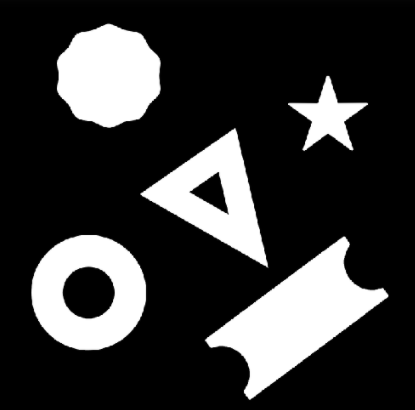
#> input picture 6-contours/image.PNG, 415 x 410 px
$ python main.py
#> lines starting #> are read from the running program, lines starting #| are printed output that depends on the picture; after the words box and inside, x2 and y2 are one past the last pixel; in counts of white or black regions, pixels touching at a corner belong together
import cv2
import matplotlib.pyplot as plt

#read image
image = cv2.imread("image.PNG")
#> image is the input picture: shape (410, 415, 3); min 0, max 255, mean 55.8

#turn in a single channel
gray = cv2.cvtColor(image, cv2.COLOR_BGR2GRAY)

#binarize the image
src_thresh = gray
threshold = 127
max_val = 255
bin_type = cv2.THRESH_BINARY
arr, threshed = cv2.threshold(src_thresh, threshold, max_val, bin_type)
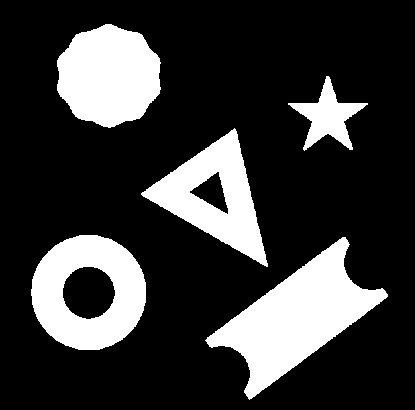
#> threshed: shape (410, 415); 21.9% white; 5 white regions
#> arr = 127

#find contours
src_cont = threshed
mode = cv2.RETR_EXTERNAL
method = cv2.CHAIN_APPROX_SIMPLE
contours, hierarchy = cv2.findContours(src_cont, mode, method)
#> contours = 5 contours; box (x1, y1, x2, y2) and area: (205, 237, 388, 400) 11200, (31, 235, 146, 350) 10249, (57, 24, 161, 128) 8030, (141, 128, 268, 267) 7660, (288, 76, 368, 151) 2055
print("number of elements are {}". format(len(contours)))
#| number of elements are 5

#paint contours
src_draw = image
points = contours
#> points has the same summary as contours
contour_id = -1 #begative paitn all, positive just that one
color = (0, 255, 0)
thickness = 3
draw_contours = cv2.drawContours(src_draw, points, contour_id, color, thickness)
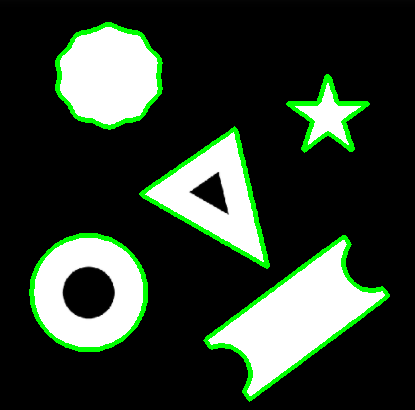
#> draw_contours: shape (410, 415, 3); mean B, G, R 48.3, 61.1, 48.3


cv2.imshow("draw_contours", draw_contours)
cv2.imshow("src_draw", src_draw)
cv2.waitKey(0)
cv2.destroyAllWindows()
